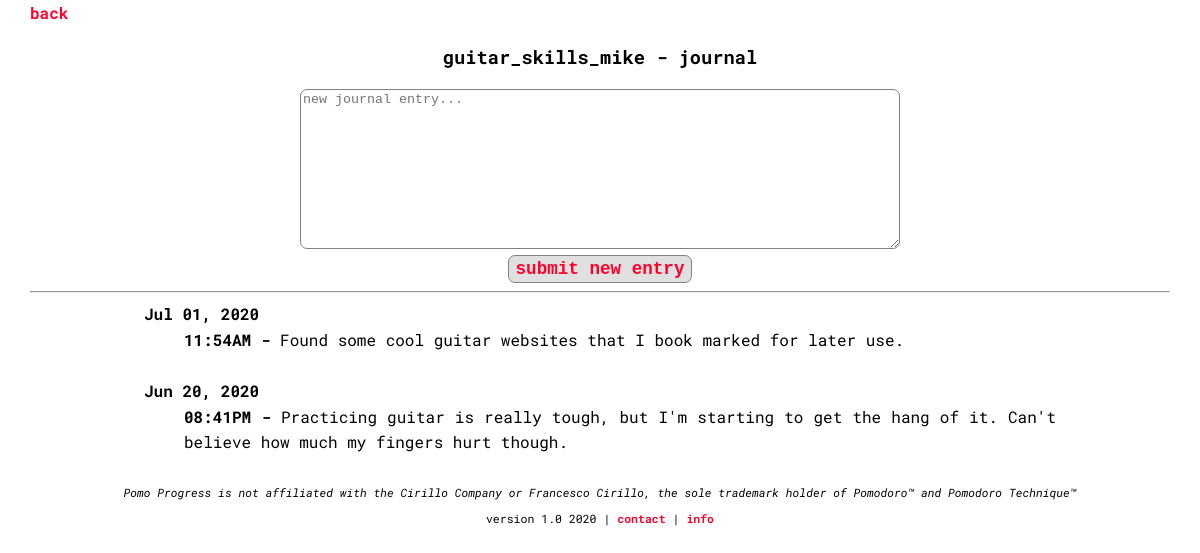
Screenshot of /journal (signed in) with the database file from the repository.
### tables this page shows
CREATE TABLE journal (entry_id INTEGER PRIMARY KEY, table_id INTEGER REFERENCES tables (id), entry TEXT NOT NULL, date TEXT, time TEXT, datetime DEFAULT (CURRENT_DATE), time_exact TEXT DEFAULT (CURRENT_TIME));

### app.py (the view)
@app.route('/journal', methods=["GET","POST"])
def journal():
    db = SQL("sqlite:///pomodoro.db")
    if request.method == "POST":
        date = datetime.today()
        date_date = date.strftime('%b %d, %Y')
        date_time = date.strftime('%I:%M%p')
        previous_entries = db.execute("SELECT date FROM journal WHERE date=:date AND table_id=:table_id", date = date_date, table_id=session['table_id'])
        if len(previous_entries) == 1 or len(previous_entries) > 1:
            session['journal_same_date'] = False
        else:
            session['journal_same_date'] = True
        if session['journal_same_date'] == True:
            db.execute("INSERT INTO journal (table_id, entry, date, time) VALUES (?, ?, ?, ?)", session['table_id'], request.form.get("entry"), date_date, date_time)
        else:
            db.execute("INSERT INTO journal (table_id, entry, date, time) VALUES (?, ?, '', ?)", session['table_id'], request.form.get("entry"), date_time)
        return redirect('/journal')
    else:
        journal_data = db.execute("SELECT * FROM journal WHERE table_id=:table_id ORDER BY datetime DESC, time_exact ASC", table_id=session['table_id'])
        return render_template('journal.html', session=session, journal_data=journal_data)

### templates/journal.html (shortened to what this page needs)
{% extends 'base.html' %}
{% block header %}
    <a href='/home'>back</a>
    <center><h3>{{ session['table_name'] }} - journal</h3></center>
{% endblock %}
{% block main %}
<center>
    <form action="/journal" method="post">
        <textarea class="entry" name="entry" placeholder="new journal entry..." type="text" required></textarea>
        <br>
        <input class="load-create" name="submit_entry" value="submit new entry" type="submit">
    </form>
    <hr>
</center>
<center>
        <div class="journal">
            {% for row in journal_data %}
                {% if row['date'] != '' %}
                    <dt><strong>{{ row['date'] }}</strong></dt>
                    <dd><strong><font size="3px">{{ row['time'] }}&nbsp;-&nbsp;</font></strong>{{ row['entry'] }}</dd>
                    <br>
                {% else %}
                    <dd><strong><font size="3px">{{ row['time'] }}&nbsp;-&nbsp;</font></strong>{{ row['entry'] }}</dd>
                    <br>
                {% endif %}
            {% endfor %}
        </div>
</center>
<footer id="footer">
    <em>Pomo Progress is not affiliated with the Cirillo Company or Francesco Cirillo, the sole trademark holder of Pomodoro™ and Pomodoro Technique™</em>
    <br>
    version 1.0 2020 | <a href="mailto:mwroberts89@gmail.com">contact</a> | <a href="https://github.com/mwroberts3/pomodoro-progress/blob/master/README.md">info</a>
</footer>
{% endblock %}

### static/global.css (style rules this page uses)
* { box-sizing: border-box; }
body { margin: auto; width: 95%; font-family: 'Roboto Mono', monospace; font-size: 1em; line-height: 1.6em; min-height: 100vh; position: relative; }
a { font-weight: bolder; text-decoration: none; color: rgb(255, 0, 43); }
.load-create { padding: 3px 7px; font-family: 'Courier New', Courier, monospace; font-weight: bold; font-size: 1.1em; cursor: pointer; color: rgb(255,0,43); background-color: rgb(224, 224, 224); border: 1px solid rgb(131, 131, 131); border-radius: 7px; }
textarea { height: 20vh; width: 50vw; border: 1px solid rgb(131, 131, 131); border-radius: 7px; }
.journal { width: 80%; text-align: justify; }
#footer { text-align: center; width: 100%; font-size: 0.72rem; margin: auto; }

### rows the page displays
journal: date "Jul 01, 2020", time "11:54AM", entry "Found some cool guitar websites that I book marked for later use."
journal: date "Jun 20, 2020", time "08:41PM", entry "Practicing guitar is really tough, but I'm starting to get the hang of it. Can't believe how much my fingers hurt though."

### other values shown
{{ session['table_name'] }} "guitar_skills_mike"
